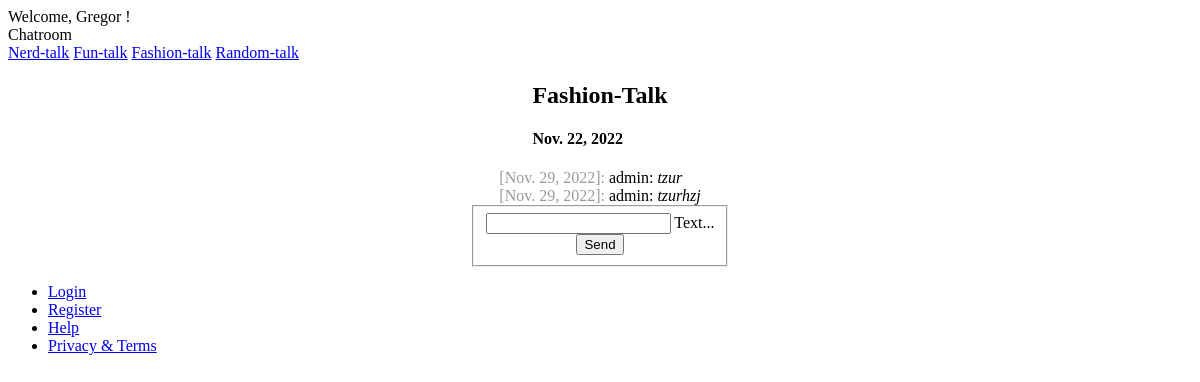
The page /chat/4/ (signed in) on the database its author committed.
### chat/models.py (models this page shows)
class Chat(models.Model):
    created_at = models.DateField(default=now)
    name = models.CharField(max_length=30)

class Message(models.Model):
    text = models.CharField(max_length=500)
    created_at = models.DateField(default=now)
    chat = models.ForeignKey(Chat, on_delete=models.CASCADE)
    author = models.ForeignKey(settings.AUTH_USER_MODEL, on_delete=models.CASCADE, related_name='author_message_set')
    receiver = models.ForeignKey(settings.AUTH_USER_MODEL, on_delete=models.CASCADE, related_name='receiver_message_set')

### chat/views.py (the view, shortened to what this page needs)
# urls.py: path('', index),
@login_required(login_url='/login/')
def index(request, id=None):
    myChat = Chat.objects.get(id=get_chat_id_or_default(id))
    chatMessages = Message.objects.filter(chat__id=myChat.pk)
    return render(request, 'chat/index.html', {
        'messages': chatMessages,
        'name': myChat.name,
        'created': myChat.created_at,
        'chatId': myChat.pk,
    })

### chat/common.py (called while the page is built)
def get_chat_id_or_default(id):
    myId = int(id) if id else 2
    return myId if myId > 2 and myId < 6 else 2

### chat/templates/chat/index.html (shortened to what this page needs)
{% extends "base.html" %}
{% block content %} {% load static %}
<div class="d-flex align-items-center flex-direction-column">
  <div>
    <h2>{{ name }}</h2>
    <h4>{{ created }}</h4>
  </div>
  <div id="messageContainer">
    {% for message in messages %}
    <div>
      <span class="color-gray">[{{ message.created_at }}]:</span>
      {{ message.author }}: <i>{{ message.text }}</i>
    </div>
    {% endfor %}
  </div>
  <form onsubmit="saveMessage(); return false;" method="post">
    <fieldset
      id="fieldset"
      class="d-flex justify-content-center align-items-center flex-direction-column"
    >
      <div class="mdl-textfield mdl-js-textfield mdl-textfield--floating-label">
        <input
          class="mdl-textfield__input"
          name="message"
          type="text"
          id="messageField"
        />
        <label class="mdl-textfield__label" for="messageField">Text...</label>
      </div>
      <div>
        <button
          id="sendBtn"
          class="mdl-button mdl-js-button mdl-button--raised mdl-js-ripple-effect mdl-button--accent"
        >
          Send
        </button>
      </div>
    </fieldset>
  </form>
</div>
{% endblock %}

### templates/base.html (shortened to what this page needs)
<!DOCTYPE html>
<html lang="en">
  <head>
    <link
      rel="stylesheet"
      href="https://code.getmdl.io/1.3.0/material.indigo-pink.min.css"
    />
    {% load static %}
    <link rel="stylesheet" href="{% static 'css/style.css' %}" />
  </head>
  <body style="height: max-height: 100vh;">
    <div class="mdl-layout mdl-js-layout mdl-layout--fixed-header">
      <header class="mdl-layout__header">
        <div class="mdl-layout__header-row">
          <span class="mdl-layout-title">
            {% if request.user.is_authenticated %}
            <span>Welcome, {{ request.user.username }} !</span>
            {% else %}
            <span>Welcome! Please log in!</span>
            {% endif %}
          </span>
        </div>
      </header>
      <div class="mdl-layout__drawer">
        <span class="mdl-layout-title">Chatroom</span>
        <nav class="mdl-navigation">
          <a class="mdl-navigation__link" href="/chat/2/">Nerd-talk</a>
          <a class="mdl-navigation__link" href="/chat/3/">Fun-talk</a>
          <a class="mdl-navigation__link" href="/chat/4/">Fashion-talk</a>
          <a class="mdl-navigation__link" href="/chat/5/">Random-talk</a>
        </nav>
      </div>
      <main class="mdl-layout__content">
        <div>{% block content %} {% endblock %}</div>
      </main>
      <footer class="mdl-mini-footer mt-16">
        <div class="mdl-mini-footer__left-section">
          <ul class="mdl-mini-footer__link-list">
            <li><a href="/login/">Login</a></li>
            <li><a href="/register/">Register</a></li>
            <li><a href="#">Help</a></li>
            <li><a href="#">Privacy & Terms</a></li>
          </ul>
        </div>
      </footer>
    </div>
  </body>
</html>

### static/css/style.css (style rules this page uses)
.color-gray { color: rgba(0, 0, 0, 0.4); }
.d-flex { display: flex !important; }
.flex-direction-column { flex-direction: column; }
.justify-content-center { justify-content: center !important; }
.align-items-center { align-items: center !important; }
.mt-16 { margin-top: 16px; }

### rows shown on the page
Chat: name "Fashion-Talk", created_at "Nov. 22, 2022"
Message: created_at "Nov. 29, 2022", author "admin", text "tzur"
Message: created_at "Nov. 29, 2022", author "admin", text "tzurhzj"

### other values the page prints
{{ request.user.username }} "Gregor"
